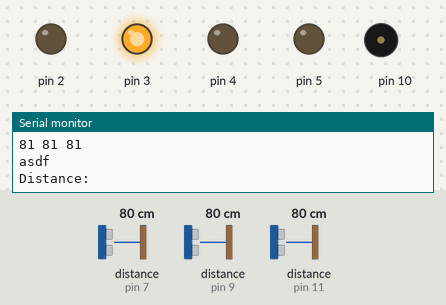
This sketch was run on a simulated Arduino Uno, built with avr-gcc and run on an emulated ATmega328P. Shown: output pins drawn as LEDs (lit = HIGH), buzzer (waves = sounding), the last lines printed to the serial monitor. The test bench sets the inputs (shaded band); at power-on: distance to the obstacle (sensors on pin 9, pin 7, pin 11) 80 cm.

Above: at 1.2 s.
1.3 s: distance to the obstacle (sensor on pin 9) set to 12 cm
4.3 s: distance to the obstacle (sensor on pin 9) set to 9 cm
At 4.6 s:
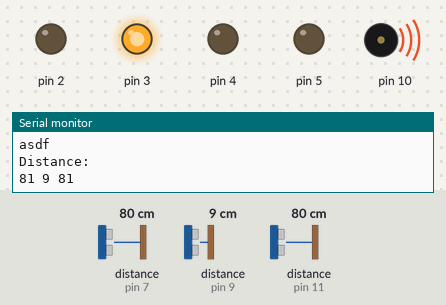
5.8 s: distance to the obstacle (sensor on pin 7) set to 12 cm
8.8 s: distance to the obstacle (sensor on pin 7) set to 9 cm
At 9.8 s:
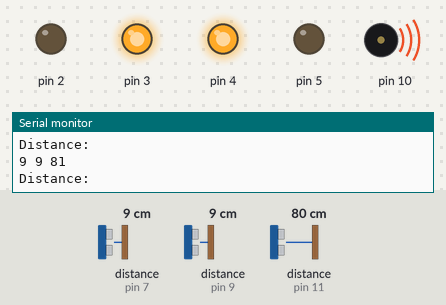
10.3 s: distance to the obstacle (sensor on pin 9) set to 250 cm
At 11.5 s:
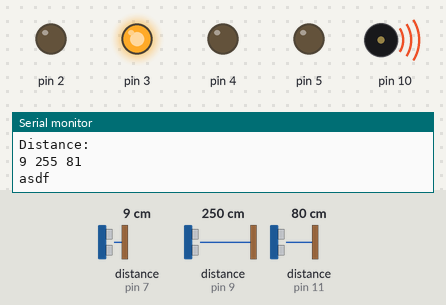
Timing chart, 0 to 13.3 s (numbered marks = the images above; inputs shaded):
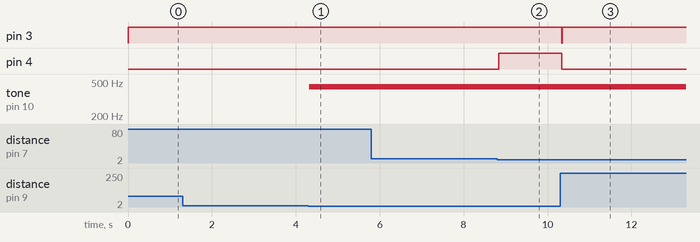

The sketch:

HT6.ino
```cpp
#include "globals.hpp"

// DEFINITIONS

char input;
int dist_f, dist_l, dist_r;

// FUNCTIONS

// input
int dist_map(int x) {
  return x + (x == 0)*250;
}
void read_dist() {
  dist_f = dist_map(sonar_f.ping_cm());
  dist_l = dist_map(sonar_l.ping_cm());
  dist_r = dist_map(sonar_r.ping_cm());
  Serial.println("Distance:");
  Serial.print(dist_l); Serial.print(" ");
  Serial.print(dist_f); Serial.print(" ");
  Serial.println(dist_r);
}

// drive
void set_drive(int l, int r) {
  lmotor.set(l); rmotor.set(r);
}
void left_unwall() {
  set_drive(-1, 1);
  while (dist_f <= WALL_DIST) {
    read_dist();
  }
  set_drive(0, 0);
}
void right_unwall() {
  set_drive(1, -1);
  while (dist_f < WALL_DIST) {
    read_dist();
  }
  set_drive(0, 0);
}

// EVENTS

void at_wall() {
  if (dist_l > WALL_DIST && dist_r <= WALL_DIST) { // left
    left_unwall();
  } else if (dist_r > WALL_DIST && dist_l <= WALL_DIST) { // right
    right_unwall();
  } else if (dist_l > WALL_DIST && dist_r > WALL_DIST) { // intersection
    at_intersection();
  } else if (dist_l <= WALL_DIST && dist_r <= WALL_DIST) { // dead end
    if (dist_l > dist_r) {
      left_unwall();
    } else {
      right_unwall();
    }
  }
}
void at_intersection() {

}

// MAIN

void setup() {
  Serial.begin(9600);
}

void loop() {
  if (Serial.available() > 0) {
    input = Serial.read();
    Serial.println(input);
  }
  lmotor.set(1);
  Serial.println("asdf");

  // read dist
  read_dist();

  // process dist
  if (dist_f <= WALL_DIST) {
    // alert.play(440);
    tone(10, 440);
    at_wall();
  } else {
    // alert.stop();
  }

  delay(10);
}
```

constants.hpp
```cpp
const int WALL_DIST = 10;
```

globals.hpp
```cpp
#include "Arduino.h"
#include "include.hpp"

// CLASSES

struct Motor {
  int port0, port1;

  Motor() {}
  Motor(int p0, int p1) {
    port0 = p0;
    port1 = p1;
    pinMode(port0, OUTPUT);
    pinMode(port1, OUTPUT);
  }

  void set(int val) {
    digitalWrite(port0, max(-val, 0));
    digitalWrite(port1, max(val, 0));
  }
};

struct Sound {
  int port;

  Sound() {}
  Sound(int p) {
    port = p;
  }

  void play(int freq) {
    tone(port, freq);
  }
  void stop() {
    noTone(port);
  }
};

// DEFINITIONS

Motor lmotor(2, 3);
Motor rmotor(4, 5);

NewPing sonar_l(6, 7);
NewPing sonar_f(8, 9);
NewPing sonar_r(10, 11);

static Sound alert(12);

// FUNCTIONS

char buf[9];
const char* to_str(int x) {
  return itoa(x, buf, 10);
}
```

include.hpp
```cpp
#include <Arduino.h>
#include <NewPing.h>
#include <SoftwareSerial.h>

#include "constants.hpp"
```

Measured:
- the behaviour switches between 11 and 10 cm on distance to the obstacle (sensor on pin 9) (found by bisection; images 0 and 1)
- the behaviour switches between 11 and 10 cm on distance to the obstacle (sensor on pin 7) (found by bisection; images 1 and 2)
- after the input at 4.3 s, tone on pin 10: silent → 440 Hz at once
- after the input at 8.8 s, pin 4: LOW → HIGH at once
- after the input at 10.3 s, pin 3: HIGH → LOW at once, → HIGH 0.01 s later; pin 4: HIGH → LOW at once
